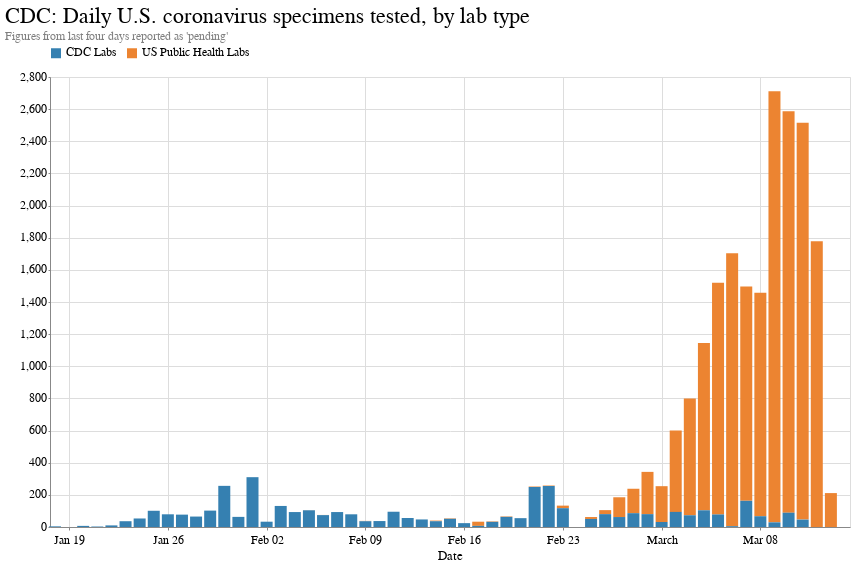

Notebook source saved alongside this figure:
### Code cell
chart

### Figure 1 — Vega-Lite specification as saved in the notebook (floating-point values rounded to 4 significant figures)
{"config": {"view": {"width": 800, "height": 450}, "background": "#ffffff", "title": {"anchor": "start", "font": "Benton Gothic Bold, sans", "fontColor": "#000000", "fontSize": 22, "fontWeight": "normal"}, "arc": {"fill": "#82c6df"}, "area": {"fill": "#82c6df"}, "line": {"stroke": "#82c6df", "strokeWidth": 3}, "path": {"stroke": "#82c6df"}, "rect": {"fill": "#82c6df"}, "shape": {"stroke": "#82c6df"}, "bar": {"fill": "#82c6df"}, "point": {"stroke": "#82c6df"}, "symbol": {"fill": "#82c6df", "size": 30}, "axis": {"titleFont": "Benton Gothic Bold, sans", "titleFontSize": 13, "titleFontWeight": "normal", "labelFont": "Benton Gothic, sans", "labelFontSize": 11.5, "labelFontWeight": "normal"}, "axisX": {"labelAngle": 0, "labelPadding": 4, "tickSize": 3}, "axisY": {"labelBaseline": "middle", "maxExtent": 45, "minExtent": 45, "tickSize": 2, "titleAlign": "left", "titleAngle": 0, "titleX": -45, "titleY": -11}, "legend": {"titleFont": "Benton Gothic Bold, sans", "titleFontSize": 13, "titleFontWeight": "normal", "symbolType": "square", "labelFont": "Benton Gothic, sans", "labelFontSize": 11.5}, "range": {"category": ["#3580b1", "#ec8431", "#ab7fb4", "#c89d29", "#adc839", "#829eb1"], "diverging": ["#e68a4f", "#f4bb6a", "#f9e39c", "#dadfe2", "#a6b7c6", "#849eae"], "heatmap": ["#fbf2c7", "#f9e39c", "#f8d36e", "#f4bb6a", "#e68a4f", "#d15a40", "#ab4232"], "ordinal": ["#fbf2c7", "#f9e39c", "#f8d36e", "#f4bb6a", "#e68a4f", "#d15a40", "#ab4232"], "ramp": ["#fbf2c7", "#f9e39c", "#f8d36e", "#f4bb6a", "#e68a4f", "#d15a40", "#ab4232"]}}, "data": {"name": "data-b4b445a1df301c419fb52aa4afe3d28c"}, "mark": {"type": "bar", "size": 12}, "encoding": {"color": {"type": "nominal", "field": "lab_type", "legend": {"orient": "top"}, "title": ""}, "order": {"type": "nominal", "field": "lab_type", "sort": "ascending"}, "x": {"type": "temporal", "axis": {"tickCount": 10}, "field": "Date", "title": "Date"}, "y": {"type": "quantitative", "aggregate": "sum", "field": "test_count", "title": ""}}, "title": {"text": ["CDC: Daily U.S. coronavirus specimens tested, by lab type"], "subtitle": ["Figures from last four days reported as 'pending'"], "color": "black", "subtitleColor": "gray"}, "width": 800, "$schema": "https://vega.github.io/schema/vega-lite/v4.0.2.json", "datasets": {"data-b4b445a1df301c419fb52aa4afe3d28c": [{"Date": "2020-01-18T00:00:00", "lab_type": "US Public Health Labs", "test_count": 0}, {"Date": "2020-01-19T00:00:00", "lab_type": "US Public Health Labs", "test_count": 0}, {"Date": "2020-01-20T00:00:00", "lab_type": "US Public Health Labs", "test_count": 0}, {"Date": "2020-01-21T00:00:00", "lab_type": "US Public Health Labs", "test_count": 0}, {"Date": "2020-01-22T00:00:00", "lab_type": "US Public Health Labs", "test_count": 0}, {"Date": "2020-01-23T00:00:00", "lab_type": "US Public Health Labs", "test_count": 0}, {"Date": "2020-01-24T00:00:00", "lab_type": "US Public Health Labs", "test_count": 0}, {"Date": "2020-01-25T00:00:00", "lab_type": "US Public Health Labs", "test_count": 0}, {"Date": "2020-01-26T00:00:00", "lab_type": "US Public Health Labs", "test_count": 0}, {"Date": "2020-01-27T00:00:00", "lab_type": "US Public Health Labs", "test_count": 0}, {"Date": "2020-01-28T00:00:00", "lab_type": "US Public Health Labs", "test_count": 0}, {"Date": "2020-01-29T00:00:00", "lab_type": "US Public Health Labs", "test_count": 0}, {"Date": "2020-01-30T00:00:00", "lab_type": "US Public Health Labs", "test_count": 0}, {"Date": "2020-01-31T00:00:00", "lab_type": "US Public Health Labs", "test_count": 0}, {"Date": "2020-02-01T00:00:00", "lab_type": "US Public Health Labs", "test_count": 0}, {"Date": "2020-02-02T00:00:00", "lab_type": "US Public Health Labs", "test_count": 0}, {"Date": "2020-02-03T00:00:00", "lab_type": "US Public Health Labs", "test_count": 0}, {"Date": "2020-02-04T00:00:00", "lab_type": "US Public Health Labs", "test_count": 0}, {"Date": "2020-02-05T00:00:00", "lab_type": "US Public Health Labs", "test_count": 1}, {"Date": "2020-02-06T00:00:00", "lab_type": "US Public Health Labs", "test_count": 1}, {"Date": "2020-02-07T00:00:00", "lab_type": "US Public Health Labs", "test_count": 0}, {"Date": "2020-02-08T00:00:00", "lab_type": "US Public Health Labs", "test_count": 0}, {"Date": "2020-02-09T00:00:00", "lab_type": "US Public Health Labs", "test_count": 2}, {"Date": "2020-02-10T00:00:00", "lab_type": "US Public Health Labs", "test_count": 0}, {"Date": "2020-02-11T00:00:00", "lab_type": "US Public Health Labs", "test_count": 0}, {"Date": "2020-02-12T00:00:00", "lab_type": "US Public Health Labs", "test_count": 0}, {"Date": "2020-02-13T00:00:00", "lab_type": "US Public Health Labs", "test_count": 0}, {"Date": "2020-02-14T00:00:00", "lab_type": "US Public Health Labs", "test_count": 4}, {"Date": "2020-02-15T00:00:00", "lab_type": "US Public Health Labs", "test_count": 3}, {"Date": "2020-02-16T00:00:00", "lab_type": "US Public Health Labs", "test_count": 0}, {"Date": "2020-02-17T00:00:00", "lab_type": "US Public Health Labs", "test_count": 26}, {"Date": "2020-02-18T00:00:00", "lab_type": "US Public Health Labs", "test_count": 3}, {"Date": "2020-02-19T00:00:00", "lab_type": "US Public Health Labs", "test_count": 3}, {"Date": "2020-02-20T00:00:00", "lab_type": "US Public Health Labs", "test_count": 0}, {"Date": "2020-02-21T00:00:00", "lab_type": "US Public Health Labs", "test_count": 3}, {"Date": "2020-02-22T00:00:00", "lab_type": "US Public Health Labs", "test_count": 3}, {"Date": "2020-02-23T00:00:00", "lab_type": "US Public Health Labs", "test_count": 2}, {"Date": "2020-02-23T00:00:00", "lab_type": "US Public Health Labs", "test_count": 14}, {"Date": "2020-02-25T00:00:00", "lab_type": "US Public Health Labs", "test_count": 12}, {"Date": "2020-02-26T00:00:00", "lab_type": "US Public Health Labs", "test_count": 25}, {"Date": "2020-02-27T00:00:00", "lab_type": "US Public Health Labs", "test_count": 123}, {"Date": "2020-02-28T00:00:00", "lab_type": "US Public Health Labs", "test_count": 152}, {"Date": "2020-02-29T00:00:00", "lab_type": "US Public Health Labs", "test_count": 263}, {"Date": "2020-03-01T00:00:00", "lab_type": "US Public Health Labs", "test_count": 223}, {"Date": "2020-03-02T00:00:00", "lab_type": "US Public Health Labs", "test_count": 507}, {"Date": "2020-03-03T00:00:00", "lab_type": "US Public Health Labs", "test_count": 727}, {"Date": "2020-03-04T00:00:00", "lab_type": "US Public Health Labs", "test_count": 1041}, {"Date": "2020-03-05T00:00:00", "lab_type": "US Public Health Labs", "test_count": 1442}, {"Date": "2020-03-06T00:00:00", "lab_type": "US Public Health Labs", "test_count": 1699}, {"Date": "2020-03-07T00:00:00", "lab_type": "US Public Health Labs", "test_count": 1334}, {"Date": "2020-03-08T00:00:00", "lab_type": "US Public Health Labs", "test_count": 1391}, {"Date": "2020-03-09T00:00:00", "lab_type": "US Public Health Labs", "test_count": 2683}, {"Date": "2020-03-10T00:00:00", "lab_type": "US Public Health Labs", "test_count": 2498}, {"Date": "2020-03-11T00:00:00", "lab_type": "US Public Health Labs", "test_count": 2470}, {"Date": "2020-03-12T00:00:00", "lab_type": "US Public Health Labs", "test_count": 1778}, {"Date": "2020-03-13T00:00:00", "lab_type": "US Public Health Labs", "test_count": 211}, {"Date": "2020-03-14T00:00:00", "lab_type": "US Public Health Labs", "test_count": 0}, {"Date": "2020-01-18T00:00:00", "lab_type": "CDC Labs", "test_count": 4}, {"Date": "2020-01-19T00:00:00", "lab_type": "CDC Labs", "test_count": 0}, {"Date": "2020-01-20T00:00:00", "lab_type": "CDC Labs", "test_count": 7}, {"Date": "2020-01-21T00:00:00", "lab_type": "CDC Labs", "test_count": 3}, {"Date": "2020-01-22T00:00:00", "lab_type": "CDC Labs", "test_count": 10}, {"Date": "2020-01-23T00:00:00", "lab_type": "CDC Labs", "test_count": 36}, {"Date": "2020-01-24T00:00:00", "lab_type": "CDC Labs", "test_count": 53}, {"Date": "2020-01-25T00:00:00", "lab_type": "CDC Labs", "test_count": 101}, {"Date": "2020-01-26T00:00:00", "lab_type": "CDC Labs", "test_count": 79}, {"Date": "2020-01-27T00:00:00", "lab_type": "CDC Labs", "test_count": 77}, {"Date": "2020-01-28T00:00:00", "lab_type": "CDC Labs", "test_count": 65}, {"Date": "2020-01-29T00:00:00", "lab_type": "CDC Labs", "test_count": 102}, {"Date": "2020-01-30T00:00:00", "lab_type": "CDC Labs", "test_count": 256}, {"Date": "2020-01-31T00:00:00", "lab_type": "CDC Labs", "test_count": 63}, {"Date": "2020-02-01T00:00:00", "lab_type": "CDC Labs", "test_count": 310}, {"Date": "2020-02-02T00:00:00", "lab_type": "CDC Labs", "test_count": 33}, {"Date": "2020-02-03T00:00:00", "lab_type": "CDC Labs", "test_count": 131}, {"Date": "2020-02-04T00:00:00", "lab_type": "CDC Labs", "test_count": 93}, {"Date": "2020-02-05T00:00:00", "lab_type": "CDC Labs", "test_count": 104}, {"Date": "2020-02-06T00:00:00", "lab_type": "CDC Labs", "test_count": 74}, {"Date": "2020-02-07T00:00:00", "lab_type": "CDC Labs", "test_count": 93}, {"Date": "2020-02-08T00:00:00", "lab_type": "CDC Labs", "test_count": 79}, {"Date": "2020-02-09T00:00:00", "lab_type": "CDC Labs", "test_count": 36}, {"Date": "2020-02-10T00:00:00", "lab_type": "CDC Labs", "test_count": 37}, {"Date": "2020-02-11T00:00:00", "lab_type": "CDC Labs", "test_count": 95}, {"Date": "2020-02-12T00:00:00", "lab_type": "CDC Labs", "test_count": 56}, {"Date": "2020-02-13T00:00:00", "lab_type": "CDC Labs", "test_count": 47}, {"Date": "2020-02-14T00:00:00", "lab_type": "CDC Labs", "test_count": 36}, {"Date": "2020-02-15T00:00:00", "lab_type": "CDC Labs", "test_count": 51}, {"Date": "2020-02-16T00:00:00", "lab_type": "CDC Labs", "test_count": 24}, {"Date": "2020-02-17T00:00:00", "lab_type": "CDC Labs", "test_count": 7}, {"Date": "2020-02-18T00:00:00", "lab_type": "CDC Labs", "test_count": 32}, {"Date": "2020-02-19T00:00:00", "lab_type": "CDC Labs", "test_count": 63}, {"Date": "2020-02-20T00:00:00", "lab_type": "CDC Labs", "test_count": 55}, {"Date": "2020-02-21T00:00:00", "lab_type": "CDC Labs", "test_count": 249}, {"Date": "2020-02-22T00:00:00", "lab_type": "CDC Labs", "test_count": 255}, {"Date": "2020-02-23T00:00:00", "lab_type": "CDC Labs", "test_count": 67}, {"Date": "2020-02-23T00:00:00", "lab_type": "CDC Labs", "test_count": 50}, {"Date": "2020-02-25T00:00:00", "lab_type": "CDC Labs", "test_count": 50}, {"Date": "2020-02-26T00:00:00", "lab_type": "CDC Labs", "test_count": 80}, {"Date": "2020-02-27T00:00:00", "lab_type": "CDC Labs", "test_count": 62}, {"Date": "2020-02-28T00:00:00", "lab_type": "CDC Labs", "test_count": 86}, {"Date": "2020-02-29T00:00:00", "lab_type": "CDC Labs", "test_count": 80}, {"Date": "2020-03-01T00:00:00", "lab_type": "CDC Labs", "test_count": 31}, {"Date": "2020-03-02T00:00:00", "lab_type": "CDC Labs", "test_count": 94}, {"Date": "2020-03-03T00:00:00", "lab_type": "CDC Labs", "test_count": 73}, {"Date": "2020-03-04T00:00:00", "lab_type": "CDC Labs", "test_count": 104}, {"Date": "2020-03-05T00:00:00", "lab_type": "CDC Labs", "test_count": 78}, {"Date": "2020-03-06T00:00:00", "lab_type": "CDC Labs", "test_count": 5}, {"Date": "2020-03-07T00:00:00", "lab_type": "CDC Labs", "test_count": 163}, {"Date": "2020-03-08T00:00:00", "lab_type": "CDC Labs", "test_count": 67}, {"Date": "2020-03-09T00:00:00", "lab_type": "CDC Labs", "test_count": 29}, {"Date": "2020-03-10T00:00:00", "lab_type": "CDC Labs", "test_count": 89}, {"Date": "2020-03-11T00:00:00", "lab_type": "CDC Labs", "test_count": 46}, {"Date": "2020-03-12T00:00:00", "lab_type": "CDC Labs", "test_count": 0}, {"Date": "2020-03-13T00:00:00", "lab_type": "CDC Labs", "test_count": 0}, {"Date": "2020-03-14T00:00:00", "lab_type": "CDC Labs", "test_count": 0}]}}
